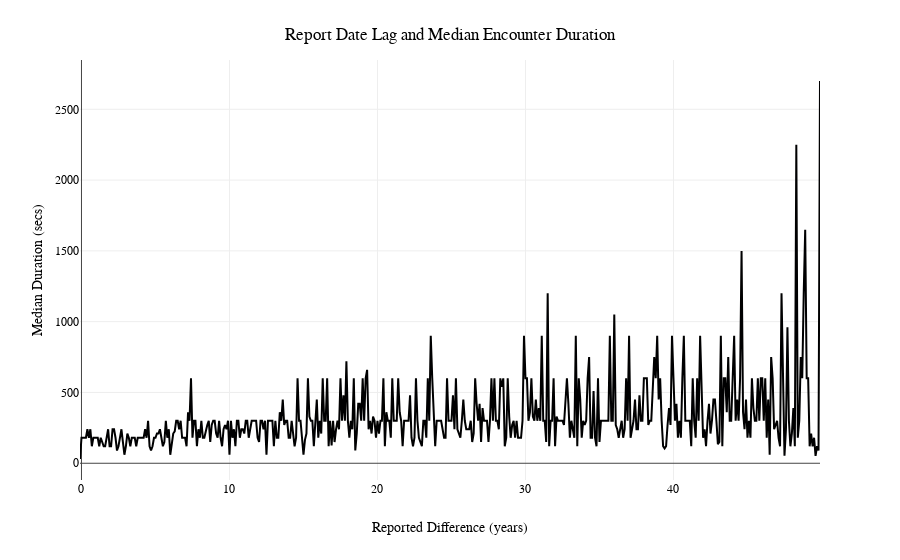

Here is the notebook cell this chart was saved with:
### Markdown cell above
#### 3.3.2 Linegraph

### Code cell
# Group data by reported difference and find the median
reported_diff_duration = df.groupby('reported_diff')['duration_secs'].agg(['median', 'count']).reset_index()

# Limit data to the first 50 years as the reliability of data after this point is questionable
first_50 = reported_diff_duration[reported_diff_duration['reported_diff'] < 50]

# Create line graph of reported difference and median duration
fig = px.line(first_50, 
              x="reported_diff", 
              y='median', 
              hover_data=['count'])

# Update titles
fig.update_layout(
    title={
        'text': "Report Date Lag and Median Encounter Duration",
        'y':0.95,
        'x':0.5,
        'xanchor': 'center',
        'yanchor': 'top'},
    xaxis_title="Reported Difference (years)",
    yaxis_title="Median Duration (secs)",
    font=dict(
        family="Courier New, monospace",
        size=12,
        color="black")
)

# Show Figure
fig.show()

### Figure 1 — Plotly figure (JSON) as saved in the notebook; plotly's stock layout.template omitted (floating-point values rounded to 4 significant figures; data arrays with more than 128 entries replaced by an {"elided": "..."} marker saying what was removed)
{"data": [{"customdata": {"elided": "501x1 int values"}, "hovertemplate": "reported_diff=%{x}<br>median=%{y}<br>count=%{customdata[0]}<extra></extra>", "legendgroup": "", "line": {"color": "#000001", "dash": "solid"}, "marker": {"symbol": "circle"}, "mode": "lines", "name": "", "orientation": "v", "showlegend": false, "type": "scatter", "x": {"elided": "501 float values"}, "xaxis": "x", "y": {"elided": "501 float values"}, "yaxis": "y"}], "layout": {"font": {"color": "black", "family": "Courier New, monospace", "size": 12}, "legend": {"tracegroupgap": 0}, "margin": {"t": 60}, "title": {"text": "Report Date Lag and Median Encounter Duration", "x": 0.5, "xanchor": "center", "y": 0.95, "yanchor": "top"}, "xaxis": {"anchor": "y", "domain": [0, 1], "title": {"text": "Reported Difference (years)"}}, "yaxis": {"anchor": "x", "domain": [0, 1], "title": {"text": "Median Duration (secs)"}}}}
